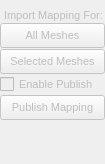
            <widget class="QWidget" name="page_3">
             <property name="geometry">
              <rect>
               <x>0</x>
               <y>0</y>
               <width>105</width>
               <height>164</height>
              </rect>
             </property>
             <property name="font">
              <font>
               <pointsize>8</pointsize>
               <weight>50</weight>
               <bold>false</bold>
              </font>
             </property>
             <property name="styleSheet">
              <string notr="true"/>
             </property>
             <attribute name="label">
              <string>4. Mapping</string>
             </attribute>
             <layout class="QVBoxLayout" name="verticalLayout_4">
              <property name="spacing">
               <number>1</number>
              </property>
              <property name="leftMargin">
               <number>0</number>
              </property>
              <property name="topMargin">
               <number>9</number>
              </property>
              <property name="rightMargin">
               <number>0</number>
              </property>
              <property name="bottomMargin">
               <number>0</number>
              </property>
              <item>
               <widget class="QLabel" name="label_5">
                <property name="enabled">
                 <bool>false</bool>
                </property>
                <property name="text">
                 <string>Import Mapping For:</string>
                </property>
                <property name="indent">
                 <number>4</number>
                </property>
               </widget>
              </item>
              <item>
               <widget class="QPushButton" name="btnImportMappingAll">
                <property name="enabled">
                 <bool>false</bool>
                </property>
                <property name="minimumSize">
                 <size>
                  <width>105</width>
                  <height>25</height>
                 </size>
                </property>
                <property name="maximumSize">
                 <size>
                  <width>105</width>
                  <height>25</height>
                 </size>
                </property>
                <property name="text">
                 <string>All Meshes</string>
                </property>
               </widget>
              </item>
              <item>
               <widget class="QPushButton" name="btnImportMappingSelected">
                <property name="enabled">
                 <bool>false</bool>
                </property>
                <property name="minimumSize">
                 <size>
                  <width>105</width>
                  <height>25</height>
                 </size>
                </property>
                <property name="maximumSize">
                 <size>
                  <width>105</width>
                  <height>25</height>
                 </size>
                </property>
                <property name="text">
                 <string>Selected Meshes</string>
                </property>
               </widget>
              </item>
              <item>
               <widget class="QCheckBox" name="checkBoxPublishEnableMapping">
                <property name="enabled">
                 <bool>false</bool>
                </property>
                <property name="text">
                 <string>Enable Publish</string>
                </property>
               </widget>
              </item>
              <item>
               <widget class="QPushButton" name="btnPublishMapping">
                <property name="enabled">
                 <bool>false</bool>
                </property>
                <property name="sizePolicy">
                 <sizepolicy hsizetype="Fixed" vsizetype="Fixed">
                  <horstretch>0</horstretch>
                  <verstretch>0</verstretch>
                 </sizepolicy>
                </property>
                <property name="minimumSize">
                 <size>
                  <width>105</width>
                  <height>25</height>
                 </size>
                </property>
                <property name="maximumSize">
                 <size>
                  <width>105</width>
                  <height>25</height>
                 </size>
                </property>
                <property name="text">
                 <string>Publish Mapping</string>
                </property>
               </widget>
              </item>
              <item>
               <spacer name="verticalSpacer_3">
                <property name="orientation">
                 <enum>Qt::Vertical</enum>
                </property>
                <property name="sizeHint" stdset="0">
                 <size>
                  <width>20</width>
                  <height>40</height>
                 </size>
                </property>
               </spacer>
              </item>
             </layout>
            </widget>
